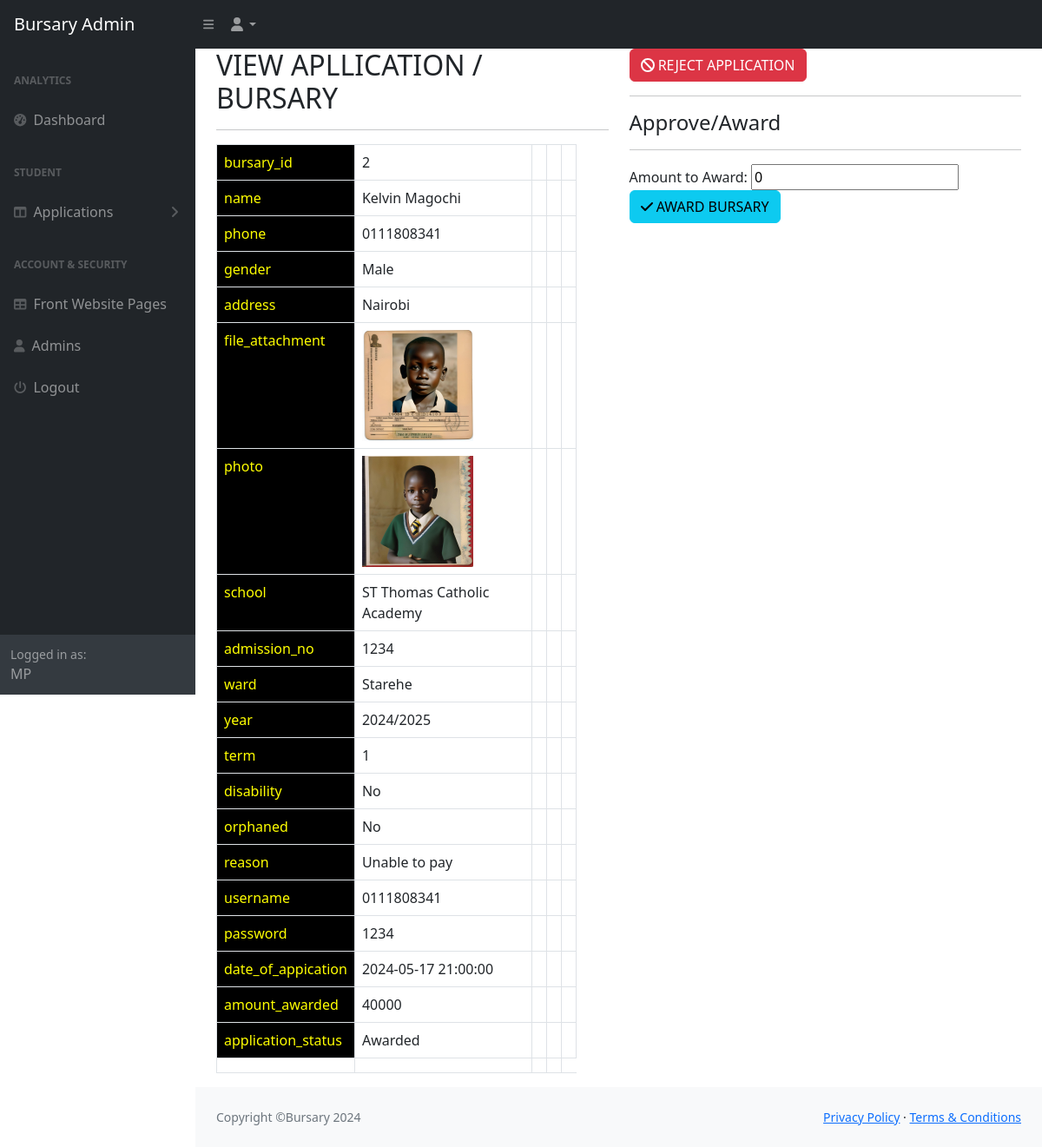
The page /admin/view-application.php?id=2 (signed in) on the database its author committed.
### tables this page shows
CREATE TABLE `bursary` (
  `bursary_id` int(11) NOT NULL,
  `name` varchar(255) NOT NULL,
  `phone` varchar(255) NOT NULL,
  `gender` varchar(23) NOT NULL,
  `address` varchar(350) NOT NULL,
  `file_attachment` varchar(255) NOT NULL,
  `photo` varchar(255) NOT NULL,
  `school` varchar(255) NOT NULL,
  `admission_no` varchar(255) NOT NULL,
  `ward` varchar(255) NOT NULL,
  `year` varchar(255) NOT NULL,
  `term` varchar(255) NOT NULL,
  `disability` varchar(255) NOT NULL,
  `orphaned` varchar(255) NOT NULL,
  `reason` varchar(1200) NOT NULL,
  `username` varchar(255) NOT NULL,
  `password` varchar(255) NOT NULL,
  `date_of_appication` timestamp NULL DEFAULT CURRENT_TIMESTAMP,
  `amount_awarded` int(11) DEFAULT NULL,
  `application_status` varchar(100) DEFAULT NULL
);

### admin/includes/classes/class.DB.php (called while the page is built)
<?php
 class DB{
 static function connect(){
 $host='localhost';
 $dbuser='root';
 $dbpass='';
 $dbname='bursary_op';
 try{
$con=new PDO('mysql:host='.$host.';dbname='.$dbname,$dbuser,$dbpass);
$con->setAttribute(PDO::ATTR_ERRMODE,PDO::ERRMODE_EXCEPTION);
 return $con;
 } catch(PDOException $e){ die('Oops! database error: '.$e); }
}
 }
  ?>

### admin/includes/classes/class.bursary.php (called while the page is built, shortened)
<?php
 class bursary{
static function search_marched_bursary($col,$value,$start='0',$limit='1000'){
$q='select * from bursary where '.$col.'=:col limit'.' '.$start.','.$limit;
 $data=array();
$stmt=DB::connect()->prepare($q);
$stmt->bindParam(':col',$value);
$stmt->execute();
 while($s=$stmt->fetch(PDO::FETCH_ASSOC)){
 array_push($data,$s); }
 return $data;
}
 }
  ?>

### admin/functions.php (the view, shortened to what this page needs)
<?php
function viewApplication($student){
$st0=bursary::search_marched_bursary("bursary_id",$student);
$st=$st0[0];
 ?>
 <div class="row">
 	<div class="col-sm-6 col-md-6 col-xs-12 col-lg-6"> <h2>VIEW APLLICATION / BURSARY</h2><hr><p>
	<table class="table table-bordered table-stripped" style="width:92%;">
		<?php foreach ($st as $key => $value) { ?>
			<tr>
				<td style="background: black; color: yellow;"><?php echo $key; ?></td> <td><?php
				if ($key=="file_attachment" || $key=="photo") { ?>
					<img src="../<?php echo $value; ?>" style="width: 128px;">
				<?php }else{
				echo $value; } ?></td><td></td><td></td><td></td>
			</tr>
		<?php } ?>
		<tr>
			<td>
			</td>
			<td></td><td></td><td></td>
		</tr>
	</table>
	</div>
 	<div class="col-sm-6 col-md-6 col-xs-12 col-lg-6">
 		<a href="?reject=<?php echo $student; ?>&id=<?php echo $student; ?>" class="btn btn-danger"><i class="fa fa-ban"></i> REJECT APPLICATION </a>
 		<hr><p>
 			<h4>Approve/Award</h4><hr>
 			<form method="GET">
				Amount to Award: <input type="number" name="amount" value="0" required><button type="submit" class="btn btn-info"><i class="fa fa-check"></i> AWARD BURSARY</button></form>
 	</div>
 </div>
<?php } ?>

### rows shown on the page
bursary: bursary_id "2", name "Kelvin Magochi", phone "0111808341", gender "Male", address "Nairobi", file_attachment (picture), photo (picture), school "ST Thomas Catholic Academy", admission_no "1234", ward "Starehe", year "2024/2025", term "1", disability "No", orphaned "No", reason "Unable to pay", username "0111808341", password "1234", date_of_appication "2024-05-17 21:00:00", amount_awarded "40000", application_status "Awarded"

### other values the page prints
$_SESSION['user_details']['name'] "MP"
$key "bursary_id"
$key "name"
$key "phone"
$key "gender"
$key "address"
$key "file_attachment"
$key "photo"
$key "school"
$key "admission_no"
$key "ward"
$key "year"
$key "term"
$key "disability"
$key "orphaned"
